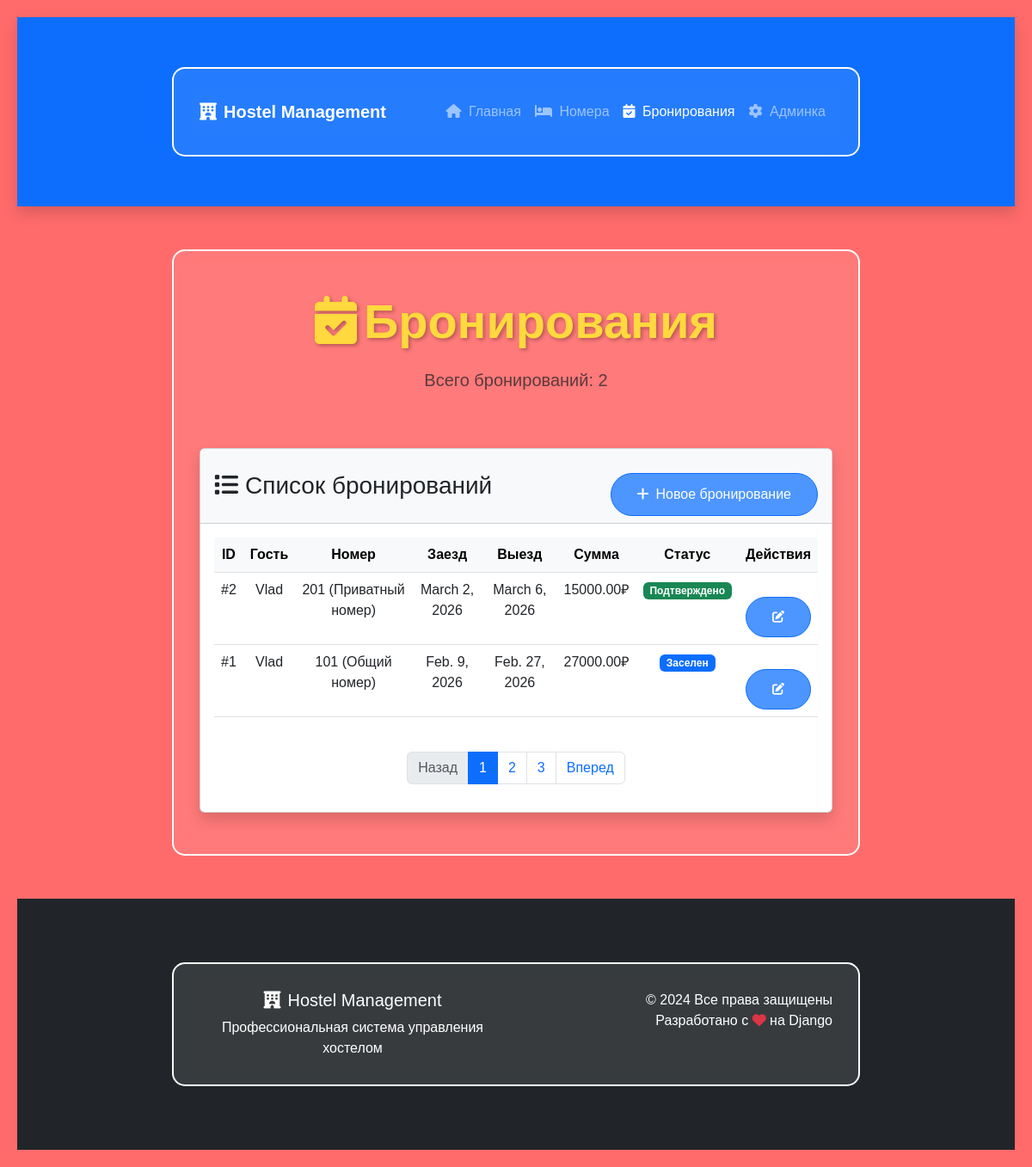
The page /bookings/ on the database its author committed.
### hostel/models.py (models this page shows, shortened)
class Booking(models.Model):
    room = models.ForeignKey(Room, on_delete=models.CASCADE)
    guest = models.ForeignKey(Guest, on_delete=models.CASCADE)
    check_in = models.DateField()
    check_out = models.DateField()
    total_price = models.DecimalField(max_digits=10, decimal_places=2)
    status = models.CharField(max_length=20, choices=[
        ('confirmed', 'Подтверждено'),
        ('checked_in', 'Заселен'),
        ('checked_out', 'Выселен'),
        ('cancelled', 'Отменено'),
    ], default='confirmed')

class Guest(models.Model):
    name = models.CharField(max_length=100)
    email = models.EmailField(unique=True)
    phone = models.CharField(max_length=20)
    document_id = models.CharField(max_length=50, unique=True)

class Room(models.Model):
    ROOM_TYPES = [
        ('dorm', 'Общий номер'),
        ('private', 'Приватный номер'),
        ('deluxe', 'Делюкс номер'),
    ]
    number = models.CharField(max_length=10, unique=True)
    room_type = models.CharField(max_length=20, choices=ROOM_TYPES)
    capacity = models.IntegerField()
    price_per_night = models.DecimalField(max_digits=10, decimal_places=2)
    description = models.TextField(blank=True)
    is_available = models.BooleanField(default=True)

### hostel/views.py (the view)
# urls.py: path('bookings/', views.booking_list, name='booking_list'),
def booking_list(request):
    bookings = Booking.objects.all().order_by('-check_in')
    return render(request, 'hostel/bookings.html', {'bookings': bookings})

### templates/hostel/bookings.html (shortened to what this page needs)
{% extends 'base.html' %}
{% block content %}
<div class="container py-5">
    <div class="row mb-5">
        <div class="col">
            <h1 class="display-4 fw-bold text-center">
                <i class="fas fa-calendar-check me-2"></i>Бронирования
            </h1>
            <p class="lead text-center text-muted">
                Всего бронирований: {{ bookings|length }}
            </p>
        </div>
    </div>
    <div class="row">
        <div class="col">
            <div class="card shadow">
                <div class="card-header bg-light d-flex justify-content-between align-items-center">
                    <h3 class="mb-0"><i class="fas fa-list me-2"></i>Список бронирований</h3>
                    <a href="{% url 'create_booking' %}" class="btn btn-primary">
                        <i class="fas fa-plus me-2"></i>Новое бронирование
                    </a>
                </div>
                <div class="card-body">
                    {% if bookings %}
                    <div class="table-responsive">
                        <table class="table table-hover">
                            <thead class="table-light">
                                <tr>
                                    <th>ID</th>
                                    <th>Гость</th>
                                    <th>Номер</th>
                                    <th>Заезд</th>
                                    <th>Выезд</th>
                                    <th>Сумма</th>
                                    <th>Статус</th>
                                    <th>Действия</th>
                                </tr>
                            </thead>
                            <tbody>
                                {% for booking in bookings %}
                                <tr>
                                    <td>#{{ booking.id }}</td>
                                    <td>{{ booking.guest.name }}</td>
                                    <td>{{ booking.room.number }} ({{ booking.room.get_room_type_display }})</td>
                                    <td>{{ booking.check_in }}</td>
                                    <td>{{ booking.check_out }}</td>
                                    <td>{{ booking.total_price }}₽</td>
                                    <td>
                                        {% if booking.status == 'confirmed' %}
                                            <span class="badge bg-success">Подтверждено</span>
                                        {% elif booking.status == 'checked_in' %}
                                            <span class="badge bg-primary">Заселен</span>
                                        {% elif booking.status == 'checked_out' %}
                                            <span class="badge bg-secondary">Выселен</span>
                                        {% elif booking.status == 'cancelled' %}
                                            <span class="badge bg-danger">Отменено</span>
                                        {% else %}
                                            <span class="badge bg-warning">{{ booking.status }}</span>
                                        {% endif %}
                                    </td>
                                    <td>
                                        <button class="btn btn-sm btn-outline-primary">
                                            <i class="fas fa-edit"></i>
                                        </button>
                                    </td>
                                </tr>
                                {% endfor %}
                            </tbody>
                        </table>
                    </div>
                    <nav aria-label="Навигация по страницам" class="mt-4">
                        <ul class="pagination justify-content-center">
                            <li class="page-item disabled">
                                <a class="page-link" href="#" tabindex="-1">Назад</a>
                            </li>
                            <li class="page-item active"><a class="page-link" href="#">1</a></li>
                            <li class="page-item"><a class="page-link" href="#">2</a></li>
                            <li class="page-item"><a class="page-link" href="#">3</a></li>
                            <li class="page-item">
                                <a class="page-link" href="#">Вперед</a>
                            </li>
                        </ul>
                    </nav>
                    {% endif %}
                </div>
            </div>
        </div>
    </div>
</div>
{% endblock %}

### templates/base.html (shortened to what this page needs)
<!DOCTYPE html>
<html lang="ru">
<head>
    {% load static %}
    <link href="https://cdn.jsdelivr.net/npm/bootstrap@5.3.0/dist/css/bootstrap.min.css" rel="stylesheet">
    <link rel="stylesheet" href="https://cdnjs.cloudflare.com/ajax/libs/font-awesome/6.4.0/css/all.min.css">
    <link rel="stylesheet" href="{% static 'css/style.css' %}">
</head>
<body>
    <nav class="navbar navbar-expand-lg navbar-dark bg-primary sticky-top shadow">
        <div class="container">
            <a class="navbar-brand fw-bold" href="/">
                <i class="fas fa-hotel me-2"></i>Hostel Management
            </a>
            <div class="collapse navbar-collapse" id="navbarNav">
                <ul class="navbar-nav ms-auto">
                    <li class="nav-item">
                        <a class="nav-link {% if request.path == '/' %}active{% endif %}" href="/">
                            <i class="fas fa-home me-1"></i> Главная
                        </a>
                    </li>
                    <li class="nav-item">
                        <a class="nav-link" href="/rooms/">
                            <i class="fas fa-bed me-1"></i> Номера
                        </a>
                    </li>
                    <li class="nav-item">
                        <a class="nav-link" href="/bookings/">
                            <i class="fas fa-calendar-check me-1"></i> Бронирования
                        </a>
                    </li>
                    <li class="nav-item">
                        <a class="nav-link" href="/admin">
                            <i class="fas fa-cog me-1"></i> Админка
                        </a>
                    </li>
                </ul>
            </div>
        </div>
    </nav>
    <main>
        {% block content %}{% endblock %}
    </main>
    <footer class="bg-dark text-white py-4 mt-5">
        <div class="container">
            <div class="row">
                <div class="col-md-6">
                    <h5><i class="fas fa-hotel me-2"></i>Hostel Management</h5>
                    <p class="mb-0">Профессиональная система управления хостелом</p>
                </div>
                <div class="col-md-6 text-md-end">
                    <p class="mb-0">© 2024 Все права защищены</p>
                    <p class="mb-0">Разработано с <i class="fas fa-heart text-danger"></i> на Django</p>
                </div>
            </div>
        </div>
    </footer>
</body>
</html>

### static/css/style.css (style rules this page uses)
body { background-color: #ff6b6b !important; font-family: 'Arial', sans-serif; margin: 0; padding: 20px; color: white; min-height: 100vh; }
.container { max-width: 800px; margin: 50px auto; background: rgba(255, 255, 255, 0.1); padding: 30px; border-radius: 15px; text-align: center; backdrop-filter: blur(10px); border: 2px solid white; }
h1 { color: #ffd93d; font-size: 3em; margin-bottom: 20px; text-shadow: 2px 2px 4px rgba(0,0,0,0.3); }
.btn { display: inline-block; background: #4d96ff; color: white; padding: 12px 30px; border-radius: 25px; text-decoration: none; margin-top: 20px; transition: all 0.3s; }

### rows shown on the page
Booking: id "2", guest.name "Vlad", room.number "201", room.room_type "Приватный номер", check_in "March 2, 2026", check_out "March 6, 2026", total_price "15000.00", status "Подтверждено"
Booking: id "1", guest.name "Vlad", room.number "101", room.room_type "Общий номер", check_in "Feb. 9, 2026", check_out "Feb. 27, 2026", total_price "27000.00", status "Заселен"

### other values the page prints
{{ bookings|length }} "2"
